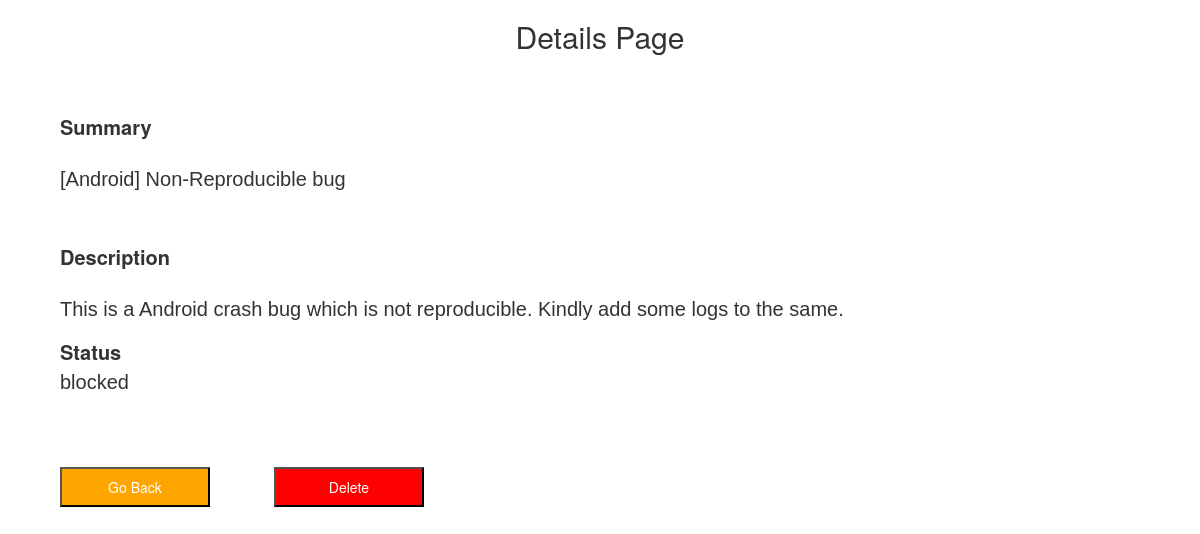
Page /details/11 on the committed database.
### application/models.py (models this page shows)
class Tasks(db.Model):
    __tablename__ = 'tasks'
    id = db.Column(db.Integer, autoincrement=True, primary_key = True, nullable = False)
    summary = db.Column(db.String, nullable = False)
    description = db.Column(db.String)
    status = db.Column(db.String, nullable = False)

### application/controllers.py (the view)
@app.route("/details/<int:task_id>",methods=["GET","POST"])
def details(task_id):
    task_detail = Tasks.query.filter(Tasks.id == task_id).all()
    return render_template("task_details.html",detail = task_detail)

### templates/task_details.html (shortened to what this page needs)
<!DOCTYPE html>
<html>
    <head>
        <link rel="stylesheet" href="/static/new_ticket.css">
        <link rel="stylesheet" href="https://maxcdn.bootstrapcdn.com/bootstrap/3.4.1/css/bootstrap.min.css">
    </head>
    <body>
        {% for details in detail %}
        <div class="text-center">
            <h2>Details Page</h2>
        </div>
        <div class="fields">
            <label id="summary-field" style="font-size: 20px;">Summary
                <div>
                    <p style="padding-top: 3%; padding-bottom: 5%; font-weight: normal; font-size: 10 px; font-family: Arial, Helvetica, sans-serif;">{{details['summary']}}</p>
                </div>
                <label id="description-field" style="font-size: 20px;">Description
                    <div>
                        <p style="padding-top: 3%; font-weight: normal; font-size: 10 px; font-family: Arial, Helvetica, sans-serif;">{{details['description']}}</p>
                    </div>
                </label>
                <br>
                <label id="description-field" style="font-size: 20px;">Status
                    <div>
                        <span style="padding-top: 3%; font-weight: normal; font-size: 10 px; font-family: Arial, Helvetica, sans-serif;">{{details['status']}}</span>
                    </div>
                </label>
            </label>
        </div>
        <span class="new_button">
          <a href="{{url_for('kanban_home_page')}}">  <input type="submit" style="background-color: orange;color:white;width:150px;
                        height:40px; margin-left: 5%; margin-bottom: 0%;" value="Go Back"/></a>
        </span>
        <span class="new_button">
            <a href="/delete/{{details['id']}}"><input type='submit' style="background-color: red;color:white;width:150px;
                        height:40px; margin-left: 5%; margin-bottom: 0%;" value="Delete"/>
            </a>
        </span>
        {% endfor %}
    </body>
</html>

### static/new_ticket.css (style rules this page uses)
.fields { margin: 5%; }

### rows in the picture
Tasks: summary "[Android] Non-Reproducible bug", description "This is a Android crash bug which is not reproducible. Kindly add some logs to the same.", status "blocked"
